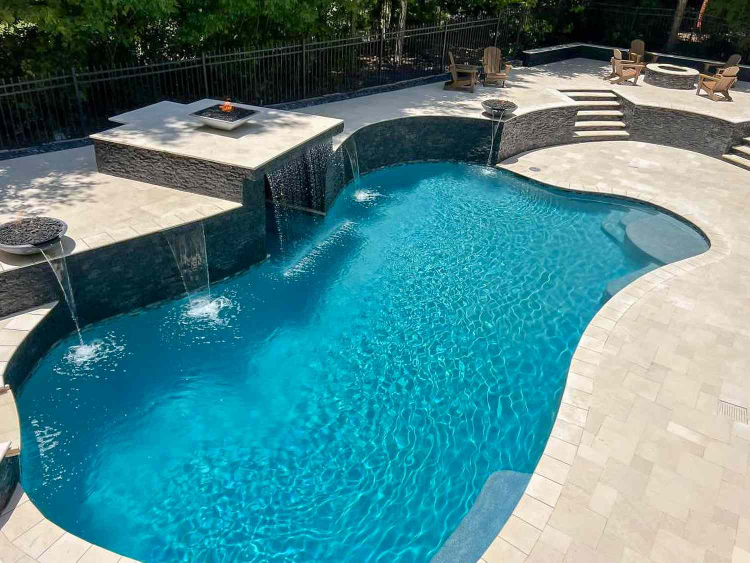
//> input picture ders_09/image.jpg, 1500 x 1125 px (shown at 1/2 size)
$ ./ders_09   (built with g++ and OpenCV 4)
//> lines starting //> are read from the running program, lines starting //| are printed output that depends on the picture
/*
https://opencv.org/releases/ -- https://sourceforge.net/projects/opencvlibrary/files/3.4.16/opencv-3.4.16-vc14_vc15.exe/download
project -> properties -> C/C++ -> General -> Additional Include Directories -> C:\opencv\build\include;
project -> properties -> C/C++ -> All Options -> Additional Include Directories -> C:\opencv\build\include;
project -> properties -> Linker -> General -> Additional Library Directories -> C:\opencv\build\x64\vc15\lib\opencv_world3416d.lib;
project -> properties -> Linker -> Input -> Additional Dependencies -> C:\opencv\build\x64\vc15\lib\opencv_world3416d.lib;
*/

// Image Filter

#include <opencv2/imgcodecs.hpp>
#include <opencv2/highgui.hpp>
#include <opencv2/imgproc.hpp>
#include <iostream>

using namespace std;

void Filter(string path_image)
{
//> called with path_image = "image.jpg"
	cv::Mat image = cv::imread(path_image);
//> image is the input picture: 1125 rows x 1500 cols, CV_8UC3; mean B, G, R 137.9, 132.4, 78

	cv::Mat resize_image, bilater_image, gaussian_image, median_image;
	cv::resize(image, resize_image, cv::Size(image.cols * 0.20, image.rows * 0.20), 0, 0, CV_INTER_LINEAR);
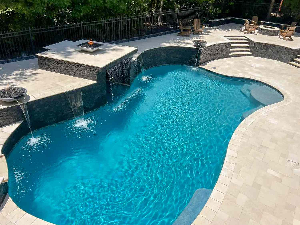
//> resize_image: 225 rows x 300 cols, CV_8UC3; mean B, G, R 137.9, 132.4, 78

	cv::bilateralFilter(resize_image, bilater_image, 15, 120, 60);
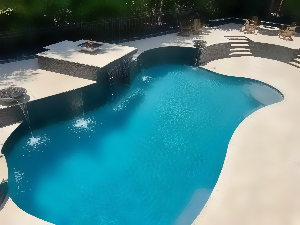
//> bilater_image: 225 rows x 300 cols, CV_8UC3; mean B, G, R 137.3, 131.8, 77.3
	cv::GaussianBlur(resize_image, gaussian_image, cv::Size(15, 15), 0);
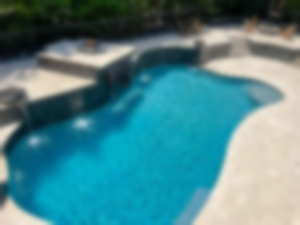
//> gaussian_image: 225 rows x 300 cols, CV_8UC3; mean B, G, R 137.9, 132.4, 78
	cv::medianBlur(resize_image, median_image, 15);
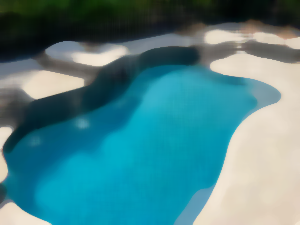
//> median_image: 225 rows x 300 cols, CV_8UC3; mean B, G, R 135.9, 130.1, 74.3

	cv::imshow("Pool Image", resize_image);
	cv::imshow("Bilateral Filter Pool Image", bilater_image);
	cv::imshow("Gaussian Filter Pool Image", gaussian_image);
	cv::imshow("Median Filter Pool Image", median_image);

	cv::waitKey(0);
	cv::destroyAllWindows();
}

int main()
{
	Filter("image.jpg");
}
